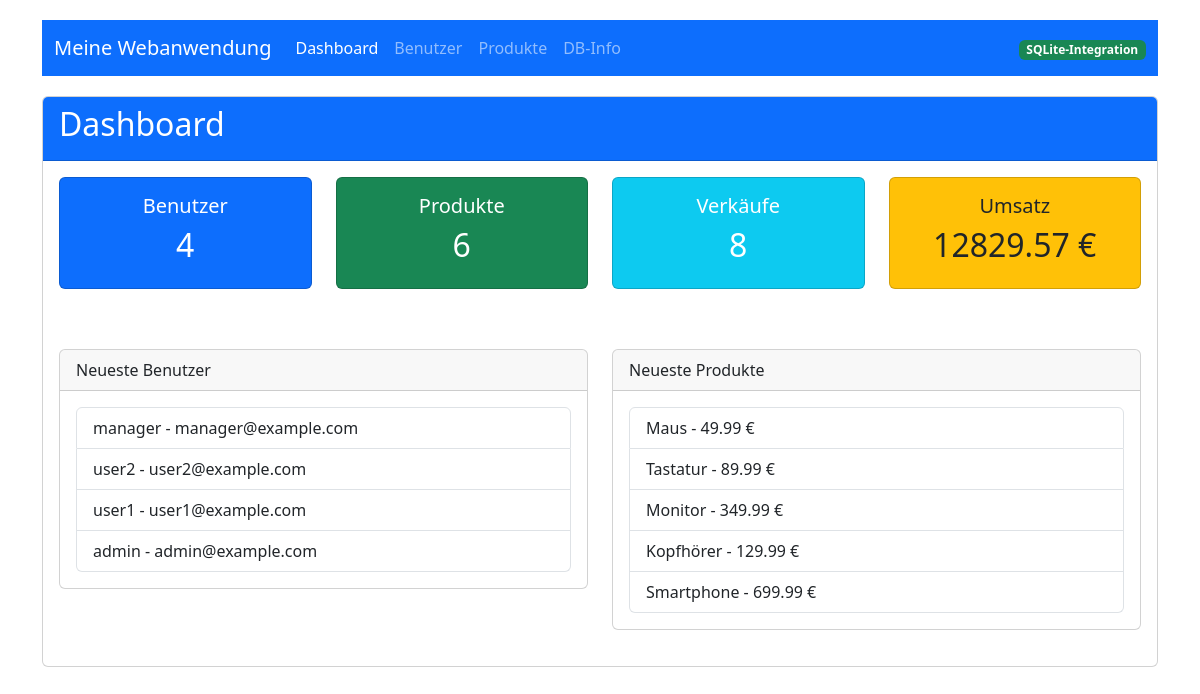
The page / on the database its author committed.
### app.py (models this page shows)
class User(Base):
    __tablename__ = 'users'
    id = Column(Integer, primary_key=True)
    username = Column(String(50), unique=True, nullable=False)
    email = Column(String(100), unique=True, nullable=False)
    role = Column(String(20), default='user')

class Product(Base):
    __tablename__ = 'products'
    id = Column(Integer, primary_key=True)
    name = Column(String(100), nullable=False)
    description = Column(Text)
    price = Column(Float, nullable=False)
    category = Column(String(50))
    stock = Column(Integer, default=0)

### app.py (the view)
@app.route('/')
def home():
    session = Session()
    stats = {
        'user_count': session.query(User).count(),
        'product_count': session.query(Product).count(),
        'sales_count': session.query(SalesData).count(),
        'total_inventory_value': sum(item.value or 0 for item in session.query(Product).with_entities(
            (Product.price * Product.stock).label('value')
        ).all()),
        'total_revenue': sum(sale.total_amount for sale in session.query(SalesData).with_entities(
            SalesData.total_amount
        ).all())
    }
    recent_users = session.query(User).order_by(User.id.desc()).limit(5).all()
    recent_products = session.query(Product).order_by(Product.id.desc()).limit(5).all()
    session.close()
    return render_template('dashboard.html', stats=stats, users=recent_users, products=recent_products)

### app.py (called while the page is built)
@app.context_processor
def utility_processor():
    def format_price(price):
        return f"{price:.2f} €"
    return dict(format_price=format_price)

### templates/dashboard.html (shortened to what this page needs)
{% extends "layout.html" %}
{% block content %}
<div class="card">
    <div class="card-header bg-primary text-white">
        <h2>Dashboard</h2>
    </div>
    <div class="card-body">
        <div class="row">
            <div class="col-md-3 mb-3">
                <div class="card bg-primary text-white">
                    <div class="card-body text-center">
                        <h5 class="card-title">Benutzer</h5>
                        <h2>{{ stats.user_count }}</h2>
                    </div>
                </div>
            </div>
            <div class="col-md-3 mb-3">
                <div class="card bg-success text-white">
                    <div class="card-body text-center">
                        <h5 class="card-title">Produkte</h5>
                        <h2>{{ stats.product_count }}</h2>
                    </div>
                </div>
            </div>
            <div class="col-md-3 mb-3">
                <div class="card bg-info text-white">
                    <div class="card-body text-center">
                        <h5 class="card-title">Verkäufe</h5>
                        <h2>{{ stats.sales_count }}</h2>
                    </div>
                </div>
            </div>
            <div class="col-md-3 mb-3">
                <div class="card bg-warning text-dark">
                    <div class="card-body text-center">
                        <h5 class="card-title">Umsatz</h5>
                        <h2>{{ format_price(stats.total_revenue) }}</h2>
                    </div>
                </div>
            </div>
        </div>
        <div class="row mt-4">
            <div class="col-md-6">
                <div class="card">
                    <div class="card-header">
                        Neueste Benutzer
                    </div>
                    <div class="card-body">
                        {% if users %}
                            <ul class="list-group">
                                {% for user in users %}
                                    <li class="list-group-item">{{ user.username }} - {{ user.email }}</li>
                                {% endfor %}
                            </ul>
                        {% else %}
                            <p>Keine Benutzer gefunden.</p>
                        {% endif %}
                    </div>
                </div>
            </div>
            <div class="col-md-6">
                <div class="card">
                    <div class="card-header">
                        Neueste Produkte
                    </div>
                    <div class="card-body">
                        {% if products %}
                            <ul class="list-group">
                                {% for product in products %}
                                    <li class="list-group-item">{{ product.name }} - {{ format_price(product.price) }}</li>
                                {% endfor %}
                            </ul>
                        {% else %}
                            <p>Keine Produkte gefunden.</p>
                        {% endif %}
                    </div>
                </div>
            </div>
        </div>
    </div>
</div>
{% endblock %}

### templates/layout.html (shortened to what this page needs)
<!DOCTYPE html>
<html lang="de">
<head>
    {{ bootstrap.load_css() }}
</head>
<body>
    <div class="container">
        <nav class="navbar navbar-expand-lg navbar-dark bg-primary">
            <div class="container-fluid">
                <a class="navbar-brand" href="{{ url_for('home') }}">Meine Webanwendung</a>
                <div class="collapse navbar-collapse" id="navbarNav">
                    <ul class="navbar-nav me-auto">
                        <li class="nav-item">
                            <a class="nav-link {% if request.path == url_for('home') %}active{% endif %}"
                               href="{{ url_for('home') }}">Dashboard</a>
                        </li>
                        <li class="nav-item">
                            <a class="nav-link {% if request.path == url_for('users') %}active{% endif %}"
                               href="{{ url_for('users') }}">Benutzer</a>
                        </li>
                        <li class="nav-item">
                            <a class="nav-link {% if request.path == url_for('products') %}active{% endif %}"
                               href="{{ url_for('products') }}">Produkte</a>
                        </li>
                        <li class="nav-item">
                            <a class="nav-link {% if request.path == url_for('db_info') %}active{% endif %}"
                               href="{{ url_for('db_info') }}">DB-Info</a>
                        </li>
                    </ul>
                    <span class="navbar-text">
                        <span class="badge bg-success">SQLite-Integration</span>
                    </span>
                </div>
            </div>
        </nav>
        {% block content %}{% endblock %}
    </div>
</body>
</html>

### templates/layout.html (style rules this page uses)
body { padding-top: 20px; }
.navbar { margin-bottom: 20px; }
.card { margin-bottom: 20px; }

### rows shown on the page
User: username "manager", email "manager@example.com"
User: username "user2", email "user2@example.com"
User: username "user1", email "user1@example.com"
User: username "admin", email "admin@example.com"
Product: name "Maus", price "49.99 €"
Product: name "Tastatur", price "89.99 €"
Product: name "Monitor", price "349.99 €"
Product: name "Kopfhörer", price "129.99 €"
Product: name "Smartphone", price "699.99 €"

### other values the page prints
{{ stats.user_count }} "4"
{{ stats.product_count }} "6"
{{ stats.sales_count }} "8"
